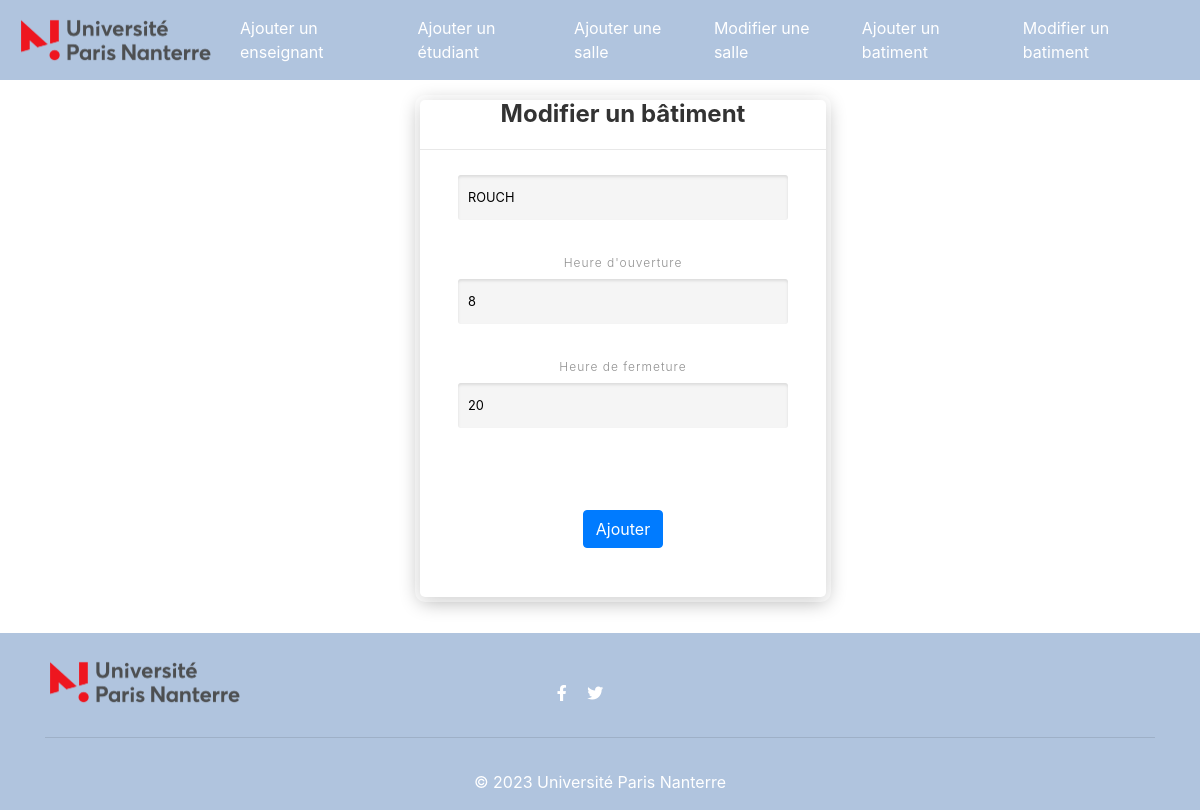
Screenshot of /edit_building/2 with the database file from the repository.
### classroom_reservation_app/models.py (models this page shows)
class Batiment(models.Model):
    num_batiment = models.AutoField(db_column='Num_batiment', primary_key=True)
    nom = models.CharField(db_column='Nom', max_length=30)
    heure_ouverture = models.IntegerField()
    heure_fermeture = models.IntegerField()
    objects = models.Manager()

### classroom_reservation_app/Admin_views.py (the view)
# urls.py: path('edit_building/<str:batiment_id>', Admin_views.edit_building),
def edit_building(request, batiment_id):
    batiment = Batiment.objects.get(num_batiment=batiment_id)
    return render(request, "admin_templates/edit_building_template.html", {"batiment": batiment})

### classroom_reservation_app/templates/admin_templates/edit_building_template.html (shortened to what this page needs)
{% load static %}
<!DOCTYPE html>
<html lang="en">
<head>
    {% include 'admin_templates/sidebar_template.html' %}
    <link rel="stylesheet" href="https://cdn.jsdelivr.net/npm/bootstrap@4.5.3/dist/css/bootstrap.min.css"
>
    <link rel="stylesheet" href="https://pro.fontawesome.com/releases/v5.10.0/css/all.css"
/>
    <link rel="stylesheet" type="text/css" href="{% static 'classroom_reservation_system/form.css' %}">
</head>
<body>
<form id="signup" action="/edit_building_save" method="post" style="margin-left: 35%">
    <center>
        <div class="header">
            <h3>Modifier un bâtiment</h3>
        </div>
        <div class="sep"></div>
        <div class="inputs">
            <input type="text" name="nom" placeholder="Entrer le nom" value="{{ batiment.nom }}"><br><br>
            <label>Heure d'ouverture</label>
            <input type="int" name="ouverture" value="{{ batiment.heure_ouverture }}"><br><br>
            <label>Heure de fermeture</label>
            <input type="int" name="fermeture" value="{{ batiment.heure_fermeture }}"><br><br>
            <input type="hidden" name="num_batiment" value="{{ batiment.num_batiment }}"><br><br>
            <button type="submit" class="btn btn-primary">Ajouter</button>
            <br><br>
        </div>
    </center>
</form>
{% include 'admin_templates/footer_template_2.html' %}
</body>
</html>

### classroom_reservation_app/static/classroom_reservation_system/foot.css (style rules this page uses)
body { font-family: 'lato', sans-serif; }

### classroom_reservation_app/static/classroom_reservation_system/form.css (style rules this page uses)
body { font-family: "lato", Helvetica, Arial; padding-top: 20px; }
#signup { padding: 0px 25px 25px; background: #fff; box-shadow: 0px 0px 0px 5px rgba( 255,255,255,0.4 ), 0px 4px 20px rgba( 0,0,0,0.33 ); -moz-border-radius: 5px; -webkit-border-radius: 5px; border-radius: 5px; display: table; position: static; }
#signup .header { margin-bottom: 20px; }
#signup .header h3 { color: #333333; font-size: 24px; font-weight: bold; margin-bottom: 5px; }
#signup .sep { height: 1px; background: #e8e8e8; width: 406px; margin: 0px -25px; }
#signup .inputs { margin-top: 25px; }
#signup .inputs label { color: #8f8f8f; font-size: 12px; font-weight: 300; letter-spacing: 1px; margin-bottom: 7px; display: block; }
#signup .inputs input[type=email], input[type=password], input[type=text], input[type=time], input[type=int], input[type=date], input[type=hidden] { background: #f5f5f5; font-size: 0.8rem; -moz-border-radius: 3px; -webkit-border-radius: 3px; border-radius: 3px; border: none; padding: 13px 10px; width: 330px; margin-bottom: 10px; box-shadow: inset 0px 2px 3px rgba( 0,0,0,0.1 ); clear: both; }
#signup .inputs input[type=text]:focus, input[type=email]:focus,input[type=password]:focus, input[type=int]:focus,input[type=hiddens]:focus, input[type=date]:focus, { background: #fff; box-shadow: 0px 0px 0px 3px #fff38e, inset 0px 2px 3px rgba( 0,0,0,0.2 ), 0px 5px 5px rgba( 0,0,0,0.15 ); outline: none; }

### rows the page displays
Batiment: nom "ROUCH", ouverture "8", fermeture "20"
